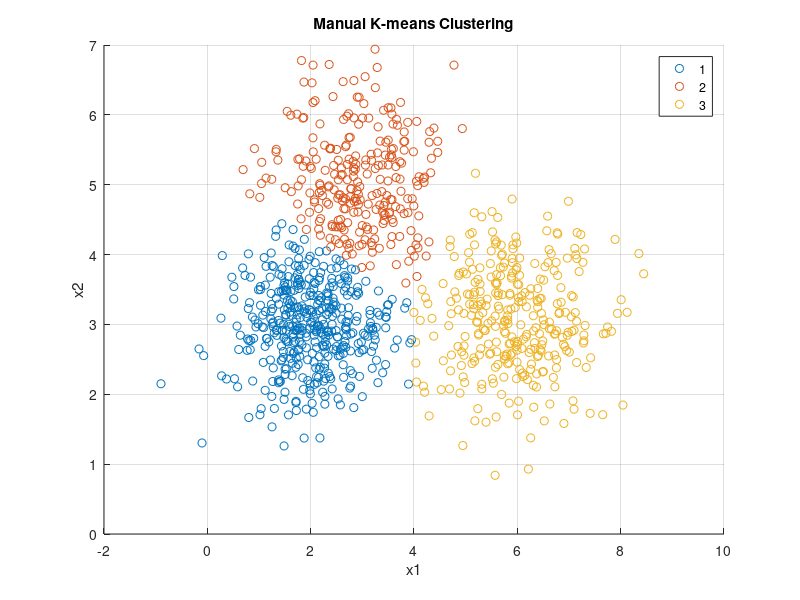
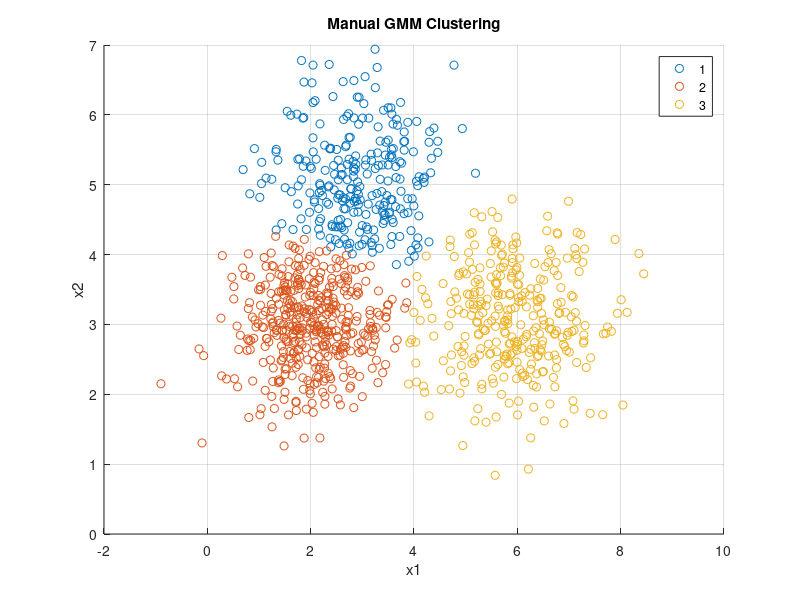

The MATLAB script that drew these images, in order:
function gmm_clustering()
    rng(42); 
    %parameters
    alpha = [0.45, 0.30, 0.25]; 
    mu = [2, 3; 6, 3; 3, 5]; 
    sigma(:,:,1) = [0.6, 0; 0, 0.4]; 
    sigma(:,:,2) = [0.8, 0; 0, 0.6]; 
    sigma(:,:,3) = [0.7, 0; 0, 0.5]; 
    [data, true_labels] = generate_data(alpha, mu, sigma, 1000);
    manual_kmeans(data, 3, 100, true_labels);
    manual_gmm(data, 3, 100, true_labels);
end
function [data, labels] = generate_data(alpha, mu, sigma, n)
    k = length(alpha); 
    labels = zeros(n, 1);
    data = zeros(n, size(mu, 2));
    for i = 1:n
        z = find(rand <= cumsum(alpha), 1); 
        labels(i) = z;
        data(i, :) = mvnrnd(mu(z, :), sigma(:, :, z), 1);
    end
end
%k means algorithm
function manual_kmeans(data, k, max_iter, true_labels)
    [n, d] = size(data);
    centroids = data(randperm(n, k), :);
    
    labels = zeros(n, 1);
    
    for iter = 1:max_iter
        for i = 1:n
            distances = sum((data(i, :) - centroids).^2, 2);
            [~, labels(i)] = min(distances);
        end
        for j = 1:k
            cluster_points = data(labels == j, :);
            if ~isempty(cluster_points)
                centroids(j, :) = mean(cluster_points, 1);
            end
        end
    end
    accuracy = calculate_accuracy(labels, true_labels);
    fprintf('K-means Accuracy: %.2f%%\n', accuracy * 100);
    
    plot_clusters(data, labels, 'Manual K-means Clustering');
end
%mixture of gaussian algorithm
function manual_gmm(data, k, max_iter, true_labels)
    [n, d] = size(data);
    
    phi = ones(1, k) / k; 
    mu = data(randperm(n, k), :); 
    sigma = repmat(eye(d), [1, 1, k]); 
    responsibilities = zeros(n, k);
    
    for iter = 1:max_iter
        for j = 1:k
            responsibilities(:, j) = phi(j) * mvnpdf(data, mu(j, :), sigma(:, :, j));
        end
        responsibilities = responsibilities ./ sum(responsibilities, 2);
        
        for j = 1:k
            wj = sum(responsibilities(:, j));
            phi(j) = wj / n;
            mu(j, :) = sum(responsibilities(:, j) .* data) / wj;
            
            sigma(:, :, j) = zeros(d, d);
            for i = 1:n
                diff = data(i, :) - mu(j, :);
                sigma(:, :, j) = sigma(:, :, j) + responsibilities(i, j) * (diff' * diff);
            end
            sigma(:, :, j) = sigma(:, :, j) / wj;
        end
    end
    
    [~, labels] = max(responsibilities, [], 2);
    
    accuracy = calculate_accuracy(labels, true_labels);
    fprintf('GMM Accuracy: %.2f%%\n', accuracy * 100);
    
    plot_clusters(data, labels, 'Manual GMM Clustering');
end
%finding accuracy
function accuracy = calculate_accuracy(predicted_labels, true_labels)
    k = max(true_labels);
    mapping = zeros(1, k);
    for i = 1:k
        most_common = mode(true_labels(predicted_labels == i));
        mapping(i) = most_common;
    end
    
    adjusted_labels = arrayfun(@(x) mapping(x), predicted_labels);
    
    accuracy = sum(adjusted_labels == true_labels) / length(true_labels);
end

function plot_clusters(data, labels, title_str)
    figure;
    gscatter(data(:, 1), data(:, 2), labels);
    title(title_str);
    xlabel('x1'); ylabel('x2');
    grid on;
end